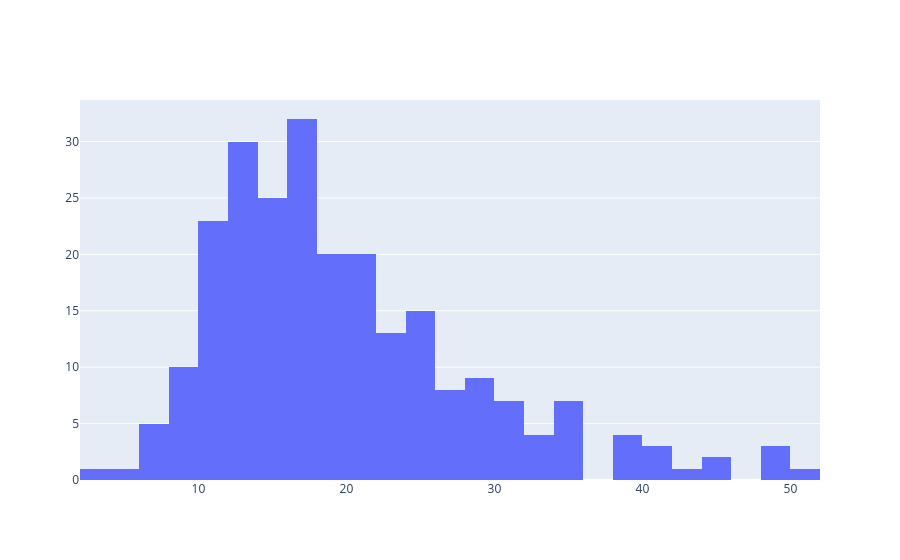

This figure's notebook cell:
### Code cell
fig = go.Figure(data = [go.Histogram(x = tips.total_bill)])
fig.show()

### Figure 1 — Plotly figure (JSON) as saved in the notebook; plotly's stock layout.template omitted (floating-point values rounded to 4 significant figures; data arrays with more than 128 entries replaced by an {"elided": "..."} marker saying what was removed)
{"data": [{"x": {"elided": "244 float values"}, "type": "histogram"}], "layout": {}}
